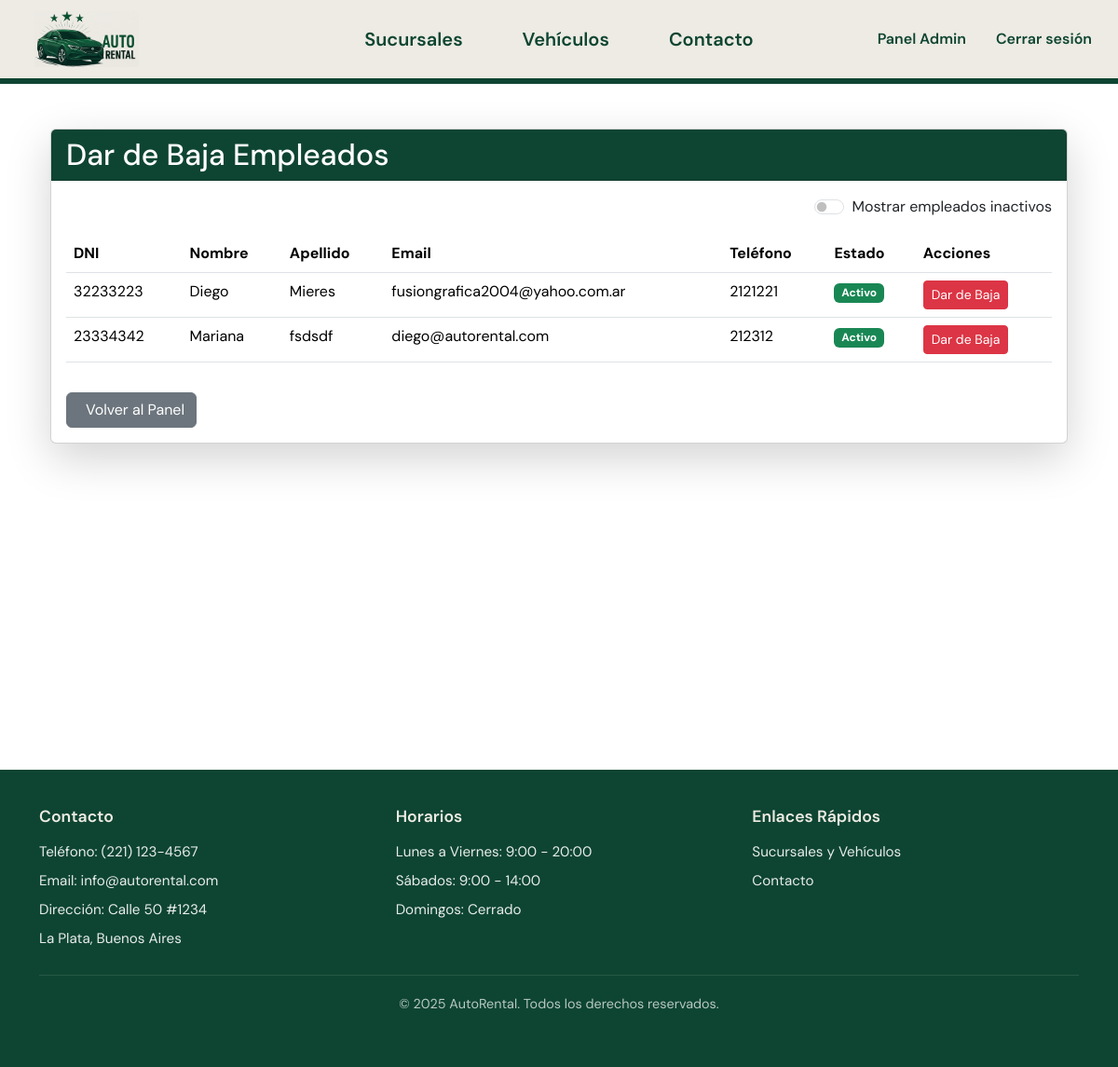
The app's page /admin-auth/borrar-empleado/ (signed in) with its own data.
### empleados/models.py (models this page shows, shortened)
class Empleado(models.Model):
    user = models.OneToOneField(settings.AUTH_USER_MODEL, on_delete=models.CASCADE, related_name='empleado_profile')
    nombre = models.CharField(max_length=100)
    apellido = models.CharField(max_length=100)
    dni = models.CharField(max_length=20, unique=True)
    email = models.EmailField(unique=True)
    direccion = models.CharField(max_length=255)
    telefono = models.CharField(max_length=20)
    activo = models.BooleanField(default=True)
    fecha_baja = models.DateTimeField(null=True, blank=True)

### administrador/decorators.py (the view)
    def wrapper(request, *args, **kwargs):
        if not request.user.is_authenticated or not request.user.is_admin:
            messages.error(request, "No tienes permisos de administrador")
            return redirect('admin_login_step1')
        return view_func(request, *args, **kwargs)

### administrador/views/empleados.py (called while the page is built)
@admin_required
def borrar_empleado(request):
    if request.method == 'POST':
        dni = request.POST.get('dni')
        empleado = get_object_or_404(Empleado, dni=dni)
        empleado.soft_delete()
        messages.success(request, f"El empleado {empleado.nombre} {empleado.apellido} ha sido dado de baja exitosamente.")
        return redirect('borrar_empleado')
    mostrar_inactivos = request.GET.get('mostrar_inactivos', False)
    empleados = Empleado.objects.all()
    if not mostrar_inactivos:
        empleados = empleados.filter(activo=True)
    empleados = empleados.order_by('apellido', 'nombre')
    context = {
        'empleados': empleados,
        'mostrar_inactivos': mostrar_inactivos
    }
    return render(request, 'administrador/eliminar_empleado.html', context)

### usuarios/models.py (called while the page is built)
    @property
    def is_admin(self):
        return self.rol == 'ADMIN' or self.is_superuser

### administrador/templates/administrador/eliminar_empleado.html (shortened to what this page needs)
{% extends 'home/base.html' %}
{% block content %}
<div class="container mt-4">
    <div class="card shadow-lg">
        <div class="card-header text-white" style="background-color: #0e4532;">
            <div class="d-flex justify-content-between align-items-center">
                <h2 class="mb-0">Dar de Baja Empleados</h2>
            </div>
        </div>
        <div class="card-body">
            <div class="mb-3">
                <form method="get" class="d-flex justify-content-end">
                    <div class="form-check form-switch">
                        <input class="form-check-input" type="checkbox" id="mostrarInactivos" name="mostrar_inactivos" {% if mostrar_inactivos %}checked{% endif %} onchange="this.form.submit()">
                        <label class="form-check-label" for="mostrarInactivos">
                            Mostrar empleados inactivos
                        </label>
                    </div>
                </form>
            </div>
            {% if empleados %}
                <div class="table-responsive">
                    <table class="table table-hover">
                        <thead>
                            <tr>
                                <th>DNI</th>
                                <th>Nombre</th>
                                <th>Apellido</th>
                                <th>Email</th>
                                <th>Teléfono</th>
                                <th>Estado</th>
                                <th>Acciones</th>
                            </tr>
                        </thead>
                        <tbody>
                            {% for empleado in empleados %}
                                <tr {% if not empleado.activo %}class="table-secondary"{% endif %}>
                                    <td>{{ empleado.dni }}</td>
                                    <td>{{ empleado.nombre }}</td>
                                    <td>{{ empleado.apellido }}</td>
                                    <td>{{ empleado.email }}</td>
                                    <td>{{ empleado.telefono }}</td>
                                    <td>
                                        {% if empleado.activo %}
                                            <span class="badge bg-success">Activo</span>
                                        {% else %}
                                            <span class="badge bg-secondary">Inactivo</span>
                                            <br>
                                            <small class="text-muted">Desde: {{ empleado.fecha_baja|date:"d/m/Y" }}</small>
                                        {% endif %}
                                    </td>
                                    <td>
                                        {% if empleado.activo %}
                                            <form method="post" action="{% url 'borrar_empleado' %}" class="d-inline" onsubmit="return confirm('¿Estás seguro de que deseas dar de baja a este empleado?');">
                                                <button type="submit" class="btn btn-sm btn-danger">
                                                     Dar de Baja
                                                </button>
                                            </form>
                                        {% endif %}
                                    </td>
                                </tr>
                            {% endfor %}
                        </tbody>
                    </table>
                </div>
            {% else %}
                <div class="alert alert-info">
                    No hay empleados registrados en el sistema.
                </div>
            {% endif %}
            <div class="mt-3">
                <a href="{% url 'admin_menu' %}" class="btn btn-secondary">
                    Volver al Panel
                </a>
            </div>
        </div>
    </div>
</div>
{% endblock %}

### static/home/styles.css (style rules this page uses)
body { font-family: 'DM Sans', sans-serif; margin: 0; padding: 0; min-height: 100vh; display: flex; flex-direction: column; }
.container.mt-4 { flex: 1; position: relative !important; z-index: 1 !important; margin-top: 0 !important; padding-top: 24px !important; min-height: calc(100vh - 88px) !important; }

### records on screen
Empleado: dni "32233223", nombre "Diego", apellido "Mieres", email "fusiongrafica2004@yahoo.com.ar", telefono "2121221", activo "Activo"
Empleado: dni "23334342", nombre "Mariana", apellido "fsdsdf", email "diego@autorental.com", telefono "212312", activo "Activo"
